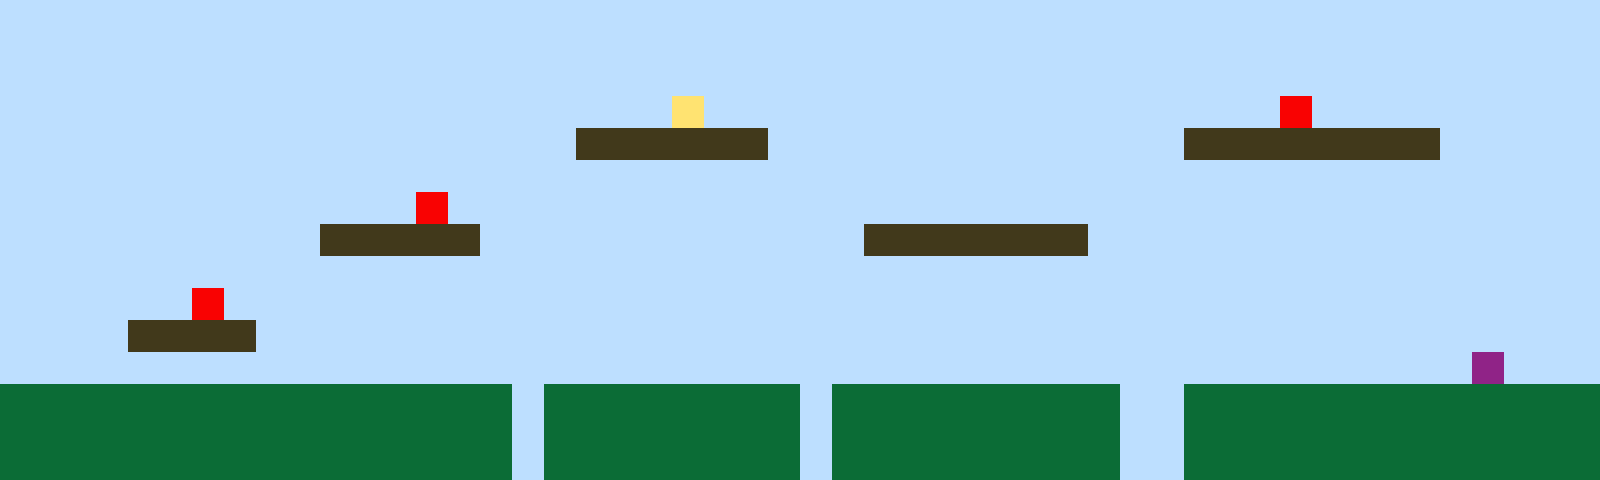

Rendered tile map (Tiled .tmx) drawn with the repository's tilesets; below, a short description and the full map source, tile grids included:
An orthogonal 50x15 tile map with 32x32 px tiles, 1 tile layer (Tile Layer 1).

<map version="1.10" tiledversion="1.11.2" orientation="orthogonal" renderorder="right-up" width="50" height="15" tilewidth="32" tileheight="32" infinite="0" nextlayerid="2" nextobjectid="1"><editorsettings><export target="map1.csv" format="csv" /></editorsettings><tileset firstgid="1" name="sprites" tilewidth="32" tileheight="32" tilecount="6" columns="3"><image source="sprites.png" width="96" height="64" /></tileset><layer id="1" name="Tile Layer 1" width="50" height="15"><data encoding="csv">1,1,1,1,1,1,1,1,1,1,1,1,1,1,1,1,1,1,1,1,1,1,1,1,1,1,1,1,1,1,1,1,1,1,1,1,1,1,1,1,1,1,1,1,1,1,1,1,1,1,1,1,1,1,1,1,1,1,1,1,1,1,1,1,1,1,1,1,1,1,1,1,1,1,1,1,1,1,1,1,1,1,1,1,1,1,1,1,1,1,1,1,1,1,1,1,1,1,1,1,1,1,1,1,1,1,1,1,1,1,1,1,1,1,1,1,1,1,1,1,1,1,1,1,1,1,1,1,1,1,1,1,1,1,1,1,1,1,1,1,1,1,1,1,1,1,1,1,1,1,1,1,1,1,1,1,1,1,1,1,1,1,1,1,1,1,1,1,1,1,1,4,1,1,1,1,1,1,1,1,1,1,1,1,1,1,1,1,1,1,5,1,1,1,1,1,1,1,1,1,1,1,1,1,1,1,1,1,1,1,1,1,1,1,1,1,1,1,3,3,3,3,3,3,1,1,1,1,1,1,1,1,1,1,1,1,1,3,3,3,3,3,3,3,3,1,1,1,1,1,1,1,1,1,1,1,1,1,1,1,1,1,1,1,1,1,1,1,1,1,1,1,1,1,1,1,1,1,1,1,1,1,1,1,1,1,1,1,1,1,1,1,1,1,1,1,1,1,1,1,1,1,1,1,1,1,1,1,1,1,1,1,1,5,1,1,1,1,1,1,1,1,1,1,1,1,1,1,1,1,1,1,1,1,1,1,1,1,1,1,1,1,1,1,1,1,1,1,1,1,1,1,1,1,1,1,1,1,1,1,3,3,3,3,3,1,1,1,1,1,1,1,1,1,1,1,1,3,3,3,3,3,3,3,1,1,1,1,1,1,1,1,1,1,1,1,1,1,1,1,1,1,1,1,1,1,1,1,1,1,1,1,1,1,1,1,1,1,1,1,1,1,1,1,1,1,1,1,1,1,1,1,1,1,1,1,1,1,1,1,1,1,1,1,1,1,1,1,1,1,1,1,1,1,1,1,5,1,1,1,1,1,1,1,1,1,1,1,1,1,1,1,1,1,1,1,1,1,1,1,1,1,1,1,1,1,1,1,1,1,1,1,1,1,1,1,1,1,1,1,1,1,1,1,3,3,3,3,1,1,1,1,1,1,1,1,1,1,1,1,1,1,1,1,1,1,1,1,1,1,1,1,1,1,1,1,1,1,1,1,1,1,1,1,1,1,1,1,1,1,1,1,1,1,1,1,1,1,1,1,1,1,1,1,1,1,1,1,1,1,1,1,1,1,1,1,1,1,1,1,1,1,1,1,1,1,1,1,1,1,1,1,1,1,1,1,6,1,1,1,2,2,2,2,2,2,2,2,2,2,2,2,2,2,2,2,1,2,2,2,2,2,2,2,2,1,2,2,2,2,2,2,2,2,2,1,1,2,2,2,2,2,2,2,2,2,2,2,2,2,2,2,2,2,2,2,2,2,2,2,2,2,2,2,2,2,1,2,2,2,2,2,2,2,2,1,2,2,2,2,2,2,2,2,2,1,1,2,2,2,2,2,2,2,2,2,2,2,2,2,2,2,2,2,2,2,2,2,2,2,2,2,2,2,2,2,1,2,2,2,2,2,2,2,2,1,2,2,2,2,2,2,2,2,2,1,1,2,2,2,2,2,2,2,2,2,2,2,2,2</data></layer></map>
